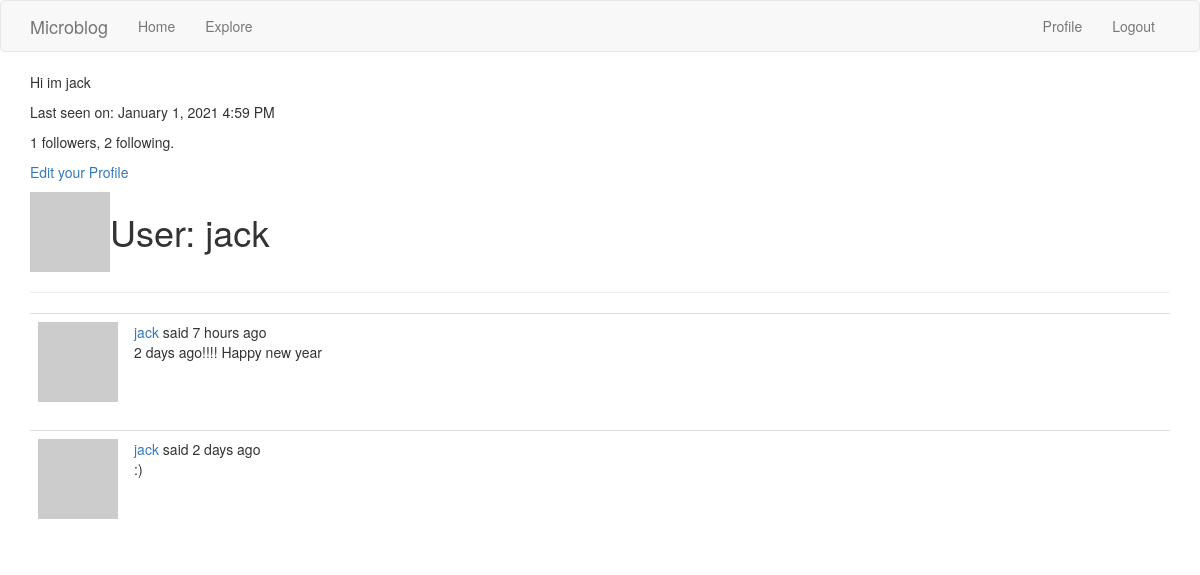
The page /user/jack (signed in) on the database as committed earlier.
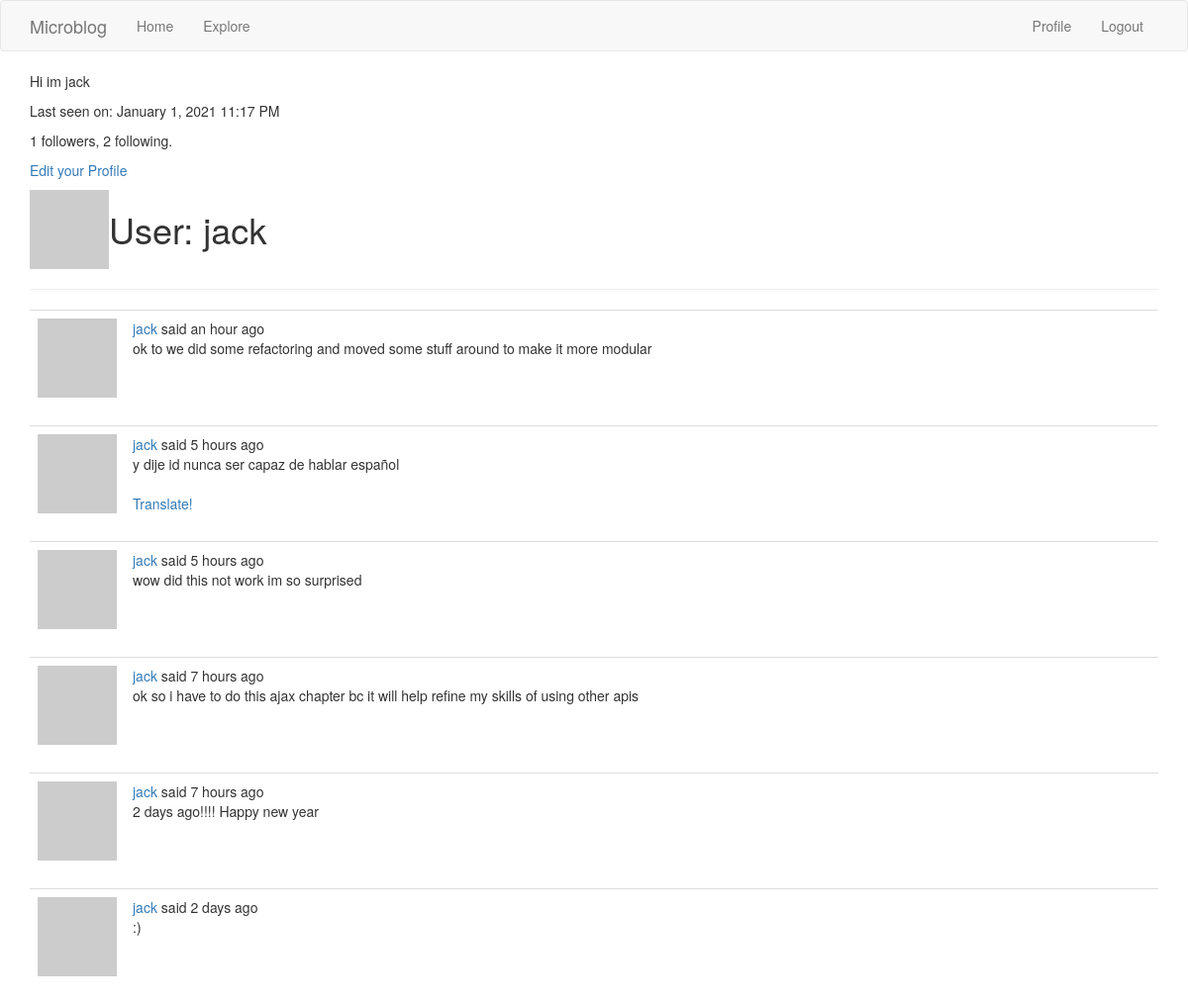
The same page on the database as committed later.
### app/models.py (models this page shows, shortened)
class User(UserMixin, db.Model):
    id = db.Column(db.Integer, primary_key=True)
    username = db.Column(db.String(64), index=True, unique=True)
    email = db.Column(db.String(120), index=True, unique=True)
    password_hash = db.Column(db.String(128))
    posts = db.relationship('Post', backref='author', lazy='dynamic')
    about_me = db.Column(db.String(140))
    last_seen = db.Column(db.DateTime, default=datetime.utcnow())
    followed = db.relationship('User', secondary=followers,
    primaryjoin=(followers.c.follower_id == id),
    secondaryjoin=(followers.c.followed_id == id),
    backref=db.backref('followers', lazy='dynamic'), lazy='dynamic')
    def avatar(self,size):
        digest = md5(self.email.lower().encode('utf-8')).hexdigest()
        return 'https:www.gravatar.com/avatar/{}?d=identicon&s={}'.format(digest, size)

class Post(db.Model):
    id = db.Column(db.Integer, primary_key=True)
    body = db.Column(db.String(140))
    timestamp = db.Column(db.DateTime, index=True, default=datetime.utcnow())
    user_id = db.Column(db.Integer, db.ForeignKey('user.id')) #they are connected by this
    language = db.Column(db.String(5))

### app/main/routes.py (the view)
@bp.route('/user/<username>')
@login_required
def user(username):
    user = User.query.filter_by(username=username).first_or_404() #if none 404
    page = request.args.get('page',1,type=int)
    posts = user.posts.order_by(Post.timestamp.desc()).paginate(page,
    current_app.config['POSTS_PER_PAGE'], False)
    next_url= url_for('main.user', username = user.username, page=posts.next_num) if posts.has_next else None
    prev_url= url_for('main.user', username = user.username, page=posts.prev_num) if posts.has_prev else None
    form = EmptyForm()
    return render_template('user.html', user=user, posts=posts.items,
    next_url=next_url, prev_url=prev_url, form=form)

### app/main/routes.py (called while the page is built)
@bp.before_request
def before_request():
    if current_user.is_authenticated:
        current_user.last_seen = datetime.utcnow()
        db.session.commit()
    g.locale = 'en' #str(get_locale()) not working

### app/models.py (called while the page is built)
@login.user_loader
def load_user(id):
    return User.query.get(int(id))

### app/templates/user.html (shortened to what this page needs)
{% extends "base.html" %}
{% block app_content %}
  <table>
    <tr valign="top">
      <td><img src="{{user.avatar(128)}}"></td>
      <td><h1>User: {{user.username}}</h1></td>
      {% if user.about_me %}<p>{{ user.about_me }}</p>{% endif %}
      {% if user.last_seen %}<p>Last seen on: {{ moment(user.last_seen).format("LLL") }}</p>{% endif %}
      <p> {{ user.followers.count() }} followers, {{ user.followed.count() }}
        following.</p>
      {% if user == current_user %}
        <p><a href="{{ url_for('main.edit_profile')}}">Edit your Profile</a></p>
      {%endif%}
    </tr>
  </table>
  <hr>
  {% for post in posts %}
    {% include '_post.html'%}
  {% endfor %}
{% endblock %}

### app/templates/base.html (shortened to what this page needs)
{% extends 'bootstrap/base.html' %}
{% block navbar %}
  <nav class="navbar navbar-default">
    <div class="container">
            <div class="navbar-header">
                <a class="navbar-brand" href="{{ url_for('main.index') }}">Microblog</a>
            </div>
            <div class="collapse navbar-collapse" id="bs-example-navbar-collapse-1">
                <ul class="nav navbar-nav">
                    <li><a href="{{ url_for('main.index') }}">Home</a></li>
                    <li><a href="{{ url_for('main.explore') }}">Explore</a></li>
                </ul>
                <ul class="nav navbar-nav navbar-right">
                    {% if current_user.is_anonymous %}
                    <li><a href="{{ url_for('auth.login') }}">Login</a></li>
                    {% else %}
                    <li><a href="{{ url_for('main.user', username=current_user.username) }}">Profile</a></li>
                    <li><a href="{{ url_for('auth.logout') }}">Logout</a></li>
                    {% endif %}
                </ul>
            </div>
        </div>
    </nav>
{% endblock %}
{%block content%}
  <div class="container">
    {% block app_content %}{%endblock%}
  </div>
{%endblock%}

### app/templates/_post.html (shortened to what this page needs)
<table class="table table-hover">
    <tr>
        <td width="70px">
            <a href="{{ url_for('main.user', username=post.author.username) }}">
                <img src="{{ post.author.avatar(70) }}" />
            </a>
        </td>
        <td>
            {{ _('%(username)s said %(when)s',
                username=user_link, when=moment(post.timestamp).fromNow()) }}
            <br>
            <span id="post{{ post.id }}">{{ post.body }}</span>
            {% if post.language and post.language != g.locale %}
            <br>
            <br>
            <span id="translation{{ post.id }}">
                <a href="javascript:translate(
                            '#post{{ post.id }}',
                            '#translation{{ post.id }}',
                            '{{ post.language }}',
                            '{{ g.locale }}');">{{ _('Translate!') }}</a>
            </span>
            {% endif %}
        </td>
    </tr>
</table>

Rows that differ between the two databases and show on the page:
changed User "jack": last_seen "January 1, 2021 4:59 PM" → "January 1, 2021 11:17 PM"
added Post: body "ok to we did some refactoring and moved some stuff around to make it more modular"
added Post: body "y dije id nunca ser capaz de hablar español"
added Post: body "wow did this not work im so surprised"
added Post: body "ok so i have to do this ajax chapter bc it will help refine my skills of using other apis"
